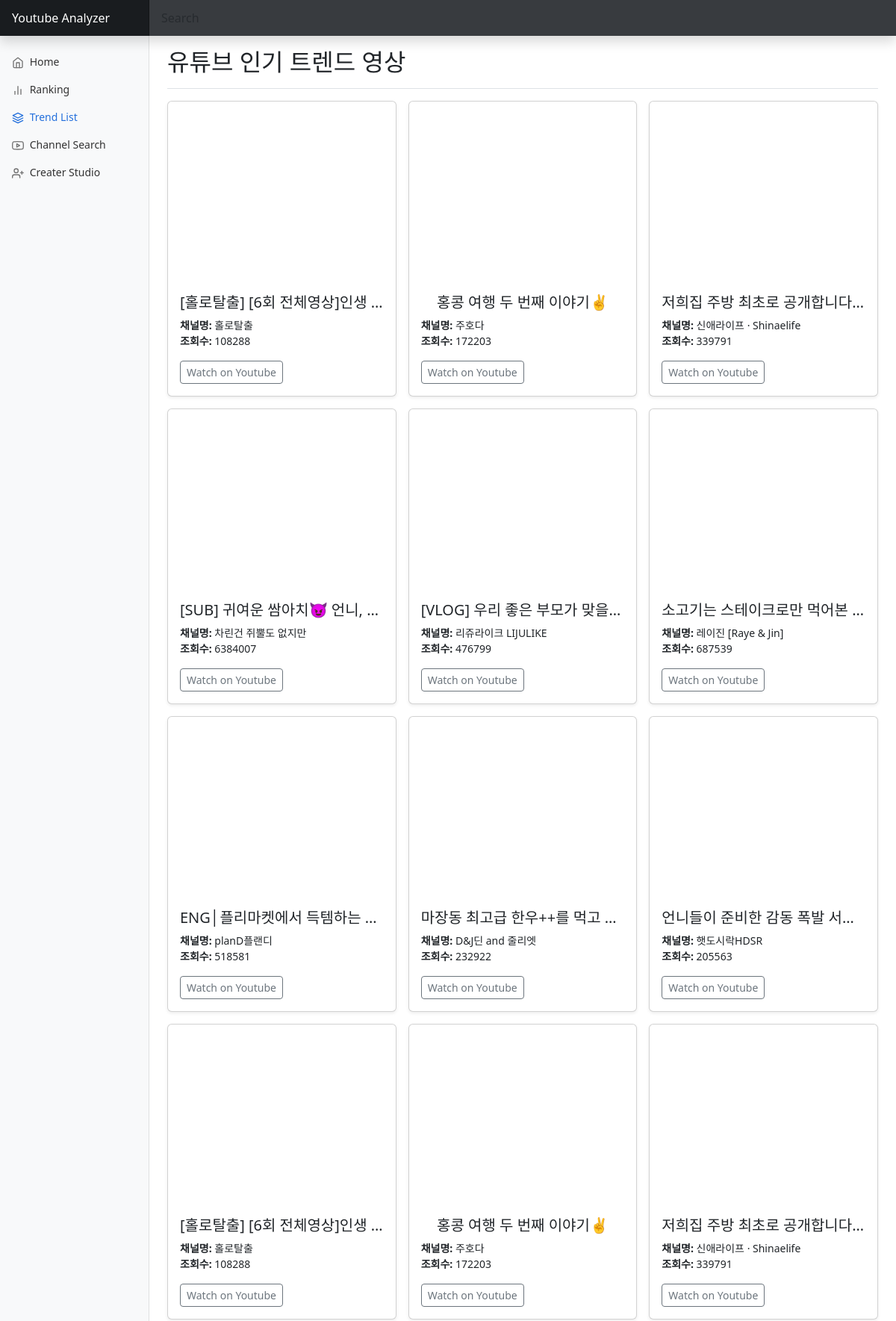
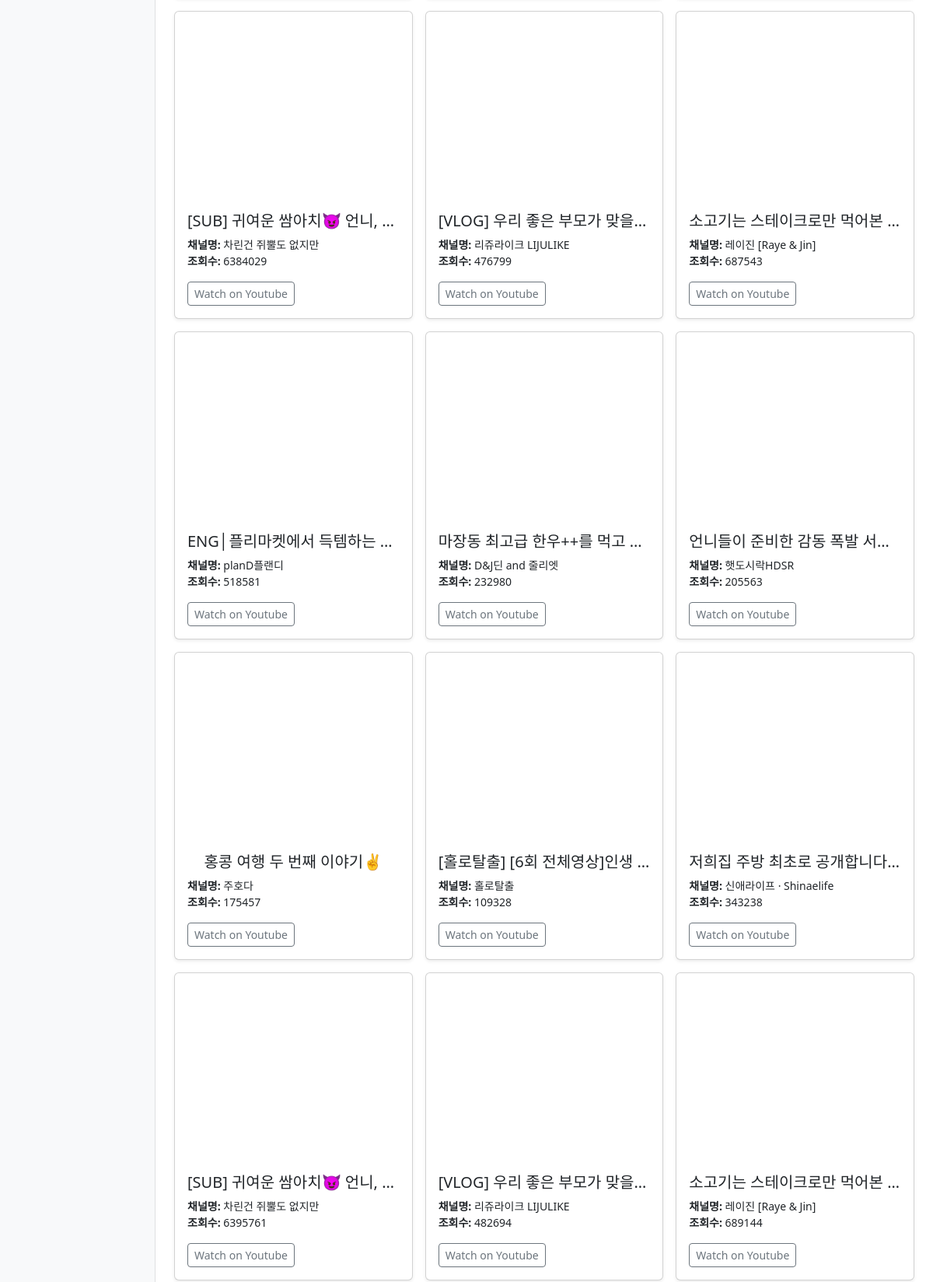
The page /showData/20230509/블로그/ (upper part) on the database its author committed (2 pictures, top to bottom).
### webapp/models.py (models this page shows)
class TrendList(models.Model):
    LoadDate = models.CharField(null=True, default='', max_length=100)
    title = models.CharField(max_length=100)
    channel_title = models.CharField(null=True, default='', max_length=100)
    views = models.BigIntegerField(null=True, default=0)
    video_id = models.CharField(max_length=100)
    category_name = models.CharField(null=True, default='', max_length=100)
    url = models.CharField(max_length=200)

### webapp/views.py (the view)
# urls.py: path('showData/<int:param1>/<str:param2>/',
def showData(request, param1, param2):
    videoList = TrendList.objects.filter(LoadDate=param1, category_name=param2)
    dayList = TrendList.objects.values('LoadDate').distinct()
    return render(request, 'trendList/showTrendList.html', context={'tl': videoList, 'dl': dayList, 'day': param1, 'category': param2})

### webapp/templates/trendList/showTrendList.html (shortened to what this page needs)
<!DOCTYPE html>
{% load i18n %}
{%load static %}
{% load account socialaccount %}
{% get_providers as socialaccount_providers %}
{% block content %}
<html lang="en">
  <head>
    <link
      href="https://cdn.jsdelivr.net/npm/bootstrap@5.3.0-alpha2/dist/css/bootstrap.min.css"
      rel="stylesheet"
    />
    <link href="{% static 'css/dashboard.css' %}" rel="stylesheet" />
  </head>
  <body>
    <header
      class="navbar navbar-dark sticky-top bg-dark flex-md-nowrap p-0 shadow"
    >
      <a class="navbar-brand col-md-3 col-lg-2 me-0 px-3 fs-6" href="/"
        >Youtube Analyzer</a
      >
      <form class="w-100" action="{% url 'searchchannel' %}" method="POST">
        <input
          class="form-control form-control-dark w-100 rounded-0 border-0"
          type="text"
          placeholder="Search"
          aria-label="Search"
          name="channel_name"
          id="channel_name"
        />
      </form>
    </header>
      <div class="container-fluid">
        <div class="row">
          <nav id="sidebarMenu" class="col-md-3 col-lg-2 d-md-block bg-light sidebar collapse">
            <div class="position-sticky pt-3 sidebar-sticky">
            <ul class="nav flex-column">
              <li class="nav-item">
                <a class="nav-link" aria-current="page" href="/">
                  <span data-feather="home" class="align-text-bottom"></span>
                  Home
                </a>
              </li>
              <li class="nav-item">
                <a class="nav-link" href="/showrankingchannel/1/">
                  <span data-feather="bar-chart-2" class="align-text-bottom"></span>
                  Ranking
                </a>
              </li>
              <li class="nav-item">
                <a class="nav-link active" href="/showTrendList/1/">
                  <span data-feather="layers" class="align-text-bottom"></span>
                  Trend List
                </a>
              </li>
              <li class="nav-item">
                <a class="nav-link" href="/main">
                  <span data-feather="youtube" class="align-text-bottom"></span>
                  Channel Search
                </a>
              </li>
              <li class="nav-item">
                <a class="nav-link" href="/api_request">
                  <span data-feather="user-plus" class="align-text-bottom"></span>
                  Creater Studio
                </a>
              </li>
            </div>
          </nav>
          <main class="col-md-9 ms-sm-auto col-lg-10 px-md-4">
            <div class="d-flex justify-content-between flex-wrap flex-md-nowrap align-items-center pt-3 pb-2 mb-3 border-bottom">
              <h2>유튜브 인기 트렌드 영상</h2>
            </div>
            <div class="row row-cols-1 row-cols-sm-2 row-cols-md-3 g-3">
              {%for item in tl%}
                <div class="col">
                  <div class="card shadow-sm">
                    <iframe class="bd-placeholder-img card-img-top" width="100%" height="225" src="https://www.youtube.com/embed/{{item.video_id}}"></iframe>
                    <div class="card-body">
                      <p class="card-text">
                        <h5 class="channel-title" align="center">{{ item.title }}</h5>
                        <strong>채널명:</strong> {{ item.channel_title }}<br>
                        <strong>조회수:</strong> {{ item.views }}<br>
                      </p>
                      <div class="d-flex justify-content-between align-items-center">
                        <button type="button" class="btn btn-sm btn-outline-secondary" onclick="location.href='https://www.youtube.com/watch?v={{item.video_id}}'">Watch on Youtube</button>
                      </div>
                    </div>
                  </div>
                </div>
              {%endfor%}
            </div>
            <br>
            <br>
          </main>
        </div>
      </div>
  </body>
</html>
{% endblock content %}

### webapp/static/css/dashboard.css (style rules this page uses)
body { font-size: .875rem; }
.feather { width: 16px; height: 16px; }
.sidebar { position: fixed; top: 0; bottom: 0; left: 0; z-index: 100; padding: 48px 0 0; box-shadow: inset -1px 0 0 rgba(0, 0, 0, .1); }
.sidebar-sticky { height: calc(100vh - 48px); overflow-x: hidden; overflow-y: auto; }
.sidebar .nav-link { font-weight: 500; color: #333; }
.sidebar .nav-link .feather { margin-right: 4px; color: #727272; }
.sidebar .nav-link.active { color: #2470dc; }
.sidebar .nav-link:hover .feather, .sidebar .nav-link.active .feather { color: inherit; }
.navbar-brand { padding-top: .75rem; padding-bottom: .75rem; background-color: rgba(0, 0, 0, .25); box-shadow: inset -1px 0 0 rgba(0, 0, 0, .25); }
.navbar .form-control { padding: .75rem 1rem; }
.form-control-dark { color: #fff; background-color: rgba(255, 255, 255, .1); border-color: rgba(255, 255, 255, .1); }

### webapp/templates/trendList/showTrendList.html (style rules this page uses)
.bd-placeholder-img { font-size: 1.125rem; text-anchor: middle; -webkit-user-select: none; -moz-user-select: none; user-select: none; }
.channel-title { display:block; white-space:nowrap; text-overflow:ellipsis; overflow:hidden; }

### rows shown on the page
TrendList: title "[홀로탈출] [6회 전체영상]인생…", channel_title "홀로탈출", views "108288"
TrendList: title "홍콩 여행 두 번째 이야기✌️", channel_title "주호다", views "172203"
TrendList: title "저희집 주방 최초로 공개합니다…", channel_title "신애라이프 · Shinaelife", views "339791"
TrendList: title "[SUB] 귀여운 쌈아치😈 언니,…", channel_title "차린건 쥐뿔도 없지만", views "6384007"
TrendList: title "[VLOG] 우리 좋은 부모가 맞을…", channel_title "리쥬라이크 LIJULIKE", views "476799"
TrendList: title "소고기는 스테이크로만 먹어본…", channel_title "레이진 [Raye & Jin]", views "687539"
TrendList: title "ENG│플리마켓에서 득템하는…", channel_title "planD플랜디", views "518581"
TrendList: title "마장동 최고급 한우++를 먹고…", channel_title "D&J딘 and 줄리엣", views "232922"
TrendList: title "언니들이 준비한 감동 폭발 서…", channel_title "햇도시락HDSR", views "205563"
TrendList: title "[홀로탈출] [6회 전체영상]인생…", channel_title "홀로탈출", views "108288"
TrendList: title "홍콩 여행 두 번째 이야기✌️", channel_title "주호다", views "172203"
TrendList: title "저희집 주방 최초로 공개합니다…", channel_title "신애라이프 · Shinaelife", views "339791"
TrendList: title "[SUB] 귀여운 쌈아치😈 언니,…", channel_title "차린건 쥐뿔도 없지만", views "6384029"
TrendList: title "[VLOG] 우리 좋은 부모가 맞을…", channel_title "리쥬라이크 LIJULIKE", views "476799"
TrendList: title "소고기는 스테이크로만 먹어본…", channel_title "레이진 [Raye & Jin]", views "687543"
TrendList: title "ENG│플리마켓에서 득템하는…", channel_title "planD플랜디", views "518581"
TrendList: title "마장동 최고급 한우++를 먹고…", channel_title "D&J딘 and 줄리엣", views "232980"
TrendList: title "언니들이 준비한 감동 폭발 서…", channel_title "햇도시락HDSR", views "205563"
TrendList: title "홍콩 여행 두 번째 이야기✌️", channel_title "주호다", views "175457"
TrendList: title "[홀로탈출] [6회 전체영상]인생…", channel_title "홀로탈출", views "109328"
TrendList: title "저희집 주방 최초로 공개합니다…", channel_title "신애라이프 · Shinaelife", views "343238"
TrendList: title "[SUB] 귀여운 쌈아치😈 언니,…", channel_title "차린건 쥐뿔도 없지만", views "6395761"
TrendList: title "[VLOG] 우리 좋은 부모가 맞을…", channel_title "리쥬라이크 LIJULIKE", views "482694"
TrendList: title "소고기는 스테이크로만 먹어본…", channel_title "레이진 [Raye & Jin]", views "689144"
